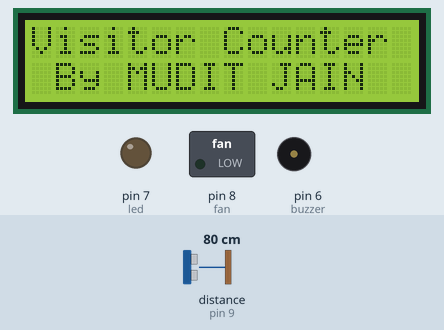
Recording of a sketch running on a simulated Arduino Uno, built with avr-gcc and run on an emulated ATmega328P. On the bench: 16×2 character LCD, switched loads named in the sketch (green lamp = pin HIGH), output pins drawn as LEDs (lit = HIGH), buzzer (waves = sounding, pin HIGH). Wiring (inferred from the names in the program): ultrasonic range finder: trigger pin 10; echo pin 9. Inputs (shaded band) come from the test bench; at power-on: distance to the obstacle (sensor on pin 9) 80 cm. The echo pulse lasts 58.3 µs per cm; pins used as bus, display or sensor lines are not drawn.

Above: at 5.4 s.
At 9.0 s:
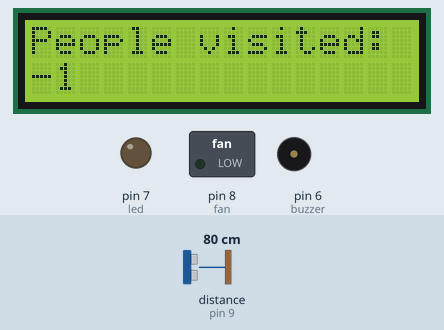
9.1 s: distance to the obstacle (sensor on pin 9) set to 2 cm
At 12.8 s:
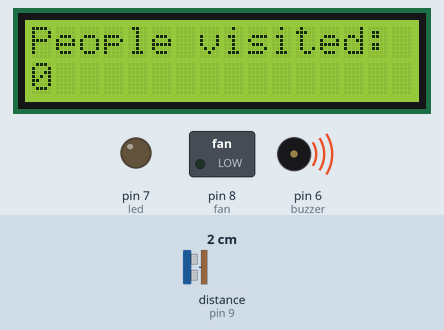
13.3 s: distance to the obstacle (sensor on pin 9) set to 120 cm
At 17.0 s:
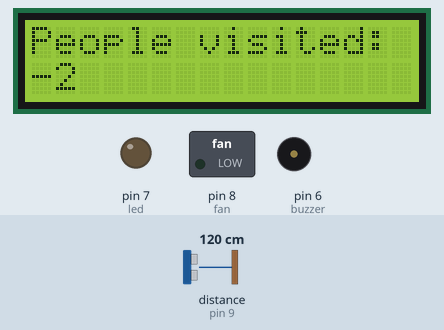
Timing chart, 0 to 23.5 s (numbered marks = the images above; inputs shaded):
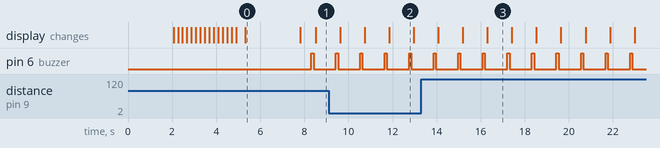

Measured:
- by itself, pin 6 (buzzer): alternates HIGH for 0.10 s and LOW for 1.0 s
- what the display in image 0 shows lasts 2.5 s, from 5.3 s to 7.8 s
- what the display in image 2 shows lasts 1.2 s, from 11.8 s to 13.0 s

The sketch:

Directional_Visitor_Counter_Using_Single_Ultrasonic_Sensor_W.ino
```cpp
int trig = 10;
int fan =8;
int echo = 9;
int led = 7;
int buzzer= 6;
int i=0;
#include <LiquidCrystal.h>
LiquidCrystal lcd(12, 11, 5, 4, 3, 2);

void setup()
{
   lcd.begin(16, 2);
  Serial.begin(9600);
  pinMode(trig,OUTPUT);
  pinMode(echo,INPUT);
  pinMode(led,7);
  pinMode(fan,8);
  pinMode(buzzer,OUTPUT);
  lcd.setCursor(4,0);
  lcd.print("Welcome");
  delay(2000);
  lcd.clear();
  lcd.setCursor(0,0);
  lcd.print("Please wait.");
  delay(200);
  lcd.setCursor(0,0);
  lcd.print("Please wait..");
  delay(200);
  lcd.setCursor(0,0);
  lcd.print("Please wait...");
  delay(200);
  lcd.setCursor(0,0);
  lcd.print("Please wait....");
  delay(200);
  lcd.setCursor(0,0);
  lcd.print("Please wait.....");
  delay(200);
  lcd.clear();
  lcd.setCursor(0,0);
  lcd.print("Please wait.");
  delay(200);
  lcd.setCursor(0,0);
  lcd.print("Please wait..");
  delay(200);
  lcd.setCursor(0,0);
  lcd.print("Please wait...");
  delay(200);
  lcd.setCursor(0,0);
  lcd.print("Please wait....");
  delay(200);
  lcd.setCursor(0,0);
  lcd.print("Please wait.....");
  delay(200);
  lcd.clear();
  lcd.setCursor(0,0);
  lcd.print("Please wait.");
  delay(200);
  lcd.setCursor(0,0);
  lcd.print("Please wait..");
  delay(200);
  lcd.setCursor(0,0);
  lcd.print("Please wait...");
  delay(200);
  lcd.setCursor(0,0);
  lcd.print("Please wait....");
  delay(200);
  lcd.setCursor(0,0);
  lcd.print("Please wait.....");
  delay(200);
  lcd.setCursor(0,0);
  lcd.print("Please wait.....");
  delay(200);
  lcd.clear();
  lcd.setCursor(0,0);
  lcd.print("Visitor Counter");
    lcd.setCursor(1,1);
  lcd.print("By MUDIT JAIN");
  delay(2500);
  lcd.clear();
}

void loop() {
  lcd.setCursor(0,0);
  lcd.print("People visited:");
  digitalWrite(trig,LOW);
  delayMicroseconds(5);

  digitalWrite(trig,HIGH);
  delayMicroseconds(10);


  digitalWrite(trig,LOW);


  int a = pulseIn(echo,HIGH);


 int distance = a*0.034/2;


  if ( distance<40) //in
  {
  i=i+1;
    delay(500);
    digitalWrite(buzzer,HIGH);
    delay(100);
    digitalWrite(buzzer,LOW);
    delay(100);

     lcd.clear();
    lcd.setCursor(0,0);
  lcd.print("People visited:");
    lcd.setCursor(0,1);
  lcd.print(i);
    delay(400);

  }
   if ( distance>60) //out
  {
  i=i-1;
    delay(500);
    digitalWrite(buzzer,HIGH);
    delay(100);
    digitalWrite(buzzer,LOW);
    delay(100);
     lcd.clear();
     lcd.setCursor(0,0);
  lcd.print("People visited:");
    lcd.setCursor(0,1);
  lcd.print(i);
     delay(400);

  }

}
```
